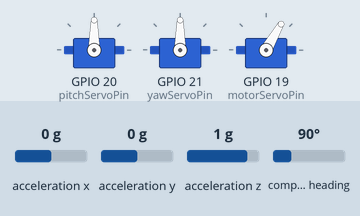
Simulated run of this sketch. Board: ESP32. Parts: 3 × servo. Inputs (shaded band) come from the test bench; at power-on: acceleration x 0 g, acceleration y 0 g, acceleration z 1 g, compass heading 90°. WiFi joins after 1.5 s; servers stay silent unless stated; no MQTT or app messages arrive unless stated; what the sketch prints to the serial monitor is not drawn.

Above: at 14.7 s.
14.8 s: acceleration x set to -1.4 g
At 16.0 s:
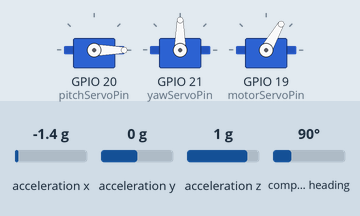
16.3 s: acceleration y set to -1.4 g
At 17.2 s:
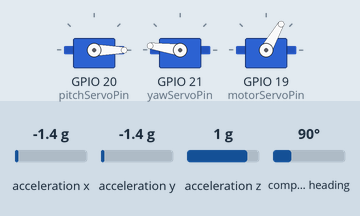
17.8 s: acceleration x set to -0.8 g
At 18.6 s:
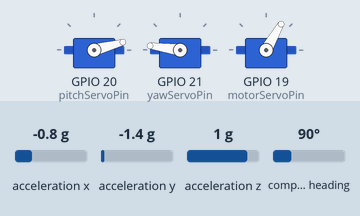
19.3 s: acceleration y set to 0 g
At 19.6 s:
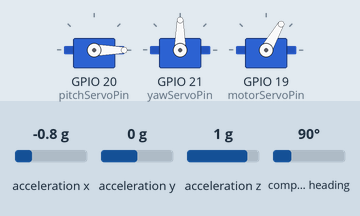
20.8 s: acceleration z set to 0.1 g
22.3 s: acceleration z set to -0.2 g
At 23.0 s:
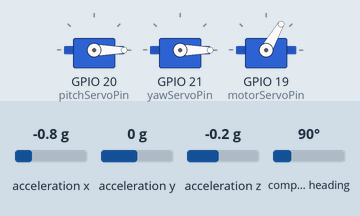
Timing chart, 0 to 24.8 s (numbered marks = the images above; inputs shaded):
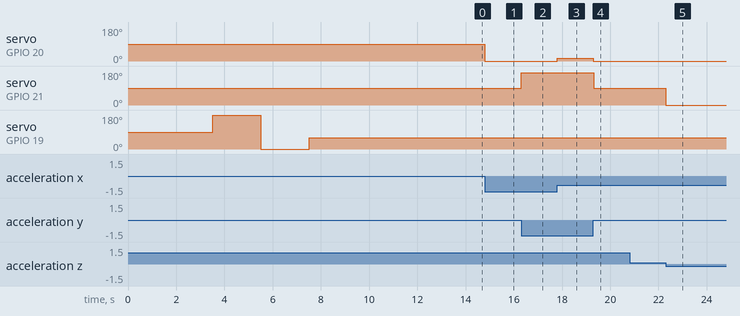

The sketch:

Control_attitudeMissile.ino
```cpp
#include "constant.h"
#include "IMU.h"

//MQTT libraries
#include <WiFi.h>
#include <PubSubClient.h>
#include <Wire.h>
//


// PID controllers for pitch and yaw
PID pitchController(Kp, Ki, Kd, saturation_upper, saturation_lower);
PID yawController(Kp, Ki, Kd, saturation_upper, saturation_lower);

// Servo controls for TVC (Thrust Vector Control)
servoTransfer pitchServoControl(pitchServoPin);
servoTransfer yawServoControl(yawServoPin);
servoTransfer motorServoControl(motorServoPin, "motor");

//MQTT

WiFiClient espClient;
PubSubClient client(espClient);
long lastMsg = 0;


//MQTT SSID/Password
const char* ssid = "Redmi Note 13";
const char* password = "ma221804*";
const char* mqtt_server = "192.168.246.111";
//

void setup() {

  Serial.begin(115200);

  // MQTT - setup

  setup_wifi();
  client.setServer(mqtt_server, 1883);
  client.setCallback(callback);


  // Set initial position of servos to neutral (0 degrees)
  // Set initial position of motor to neutral (0 degrees)
  pitchServoControl.move(0);
  yawServoControl.move(0);
  motorServoControl.configureESC();  // Configure the ESC

  // Set initial setpoints for motor

  //WARNING ALERT: at this point the motor is moving to the setpoint, be careful with the motor
  motorServoControl.moveMotor(60);  // Move motor to 180 degrees (Max RPM)

  delay(5000);  // Time for configuration/stabilization

// #####################  BNO configuration ################################

  Wire.begin(7, 6);  // Initialize I2C with GPIO 6 as SCL and GPIO 7 as SDA
  if(!bno.begin())
  {
    /* There was a problem detecting the BNO055 ... check your connections */
    Serial.print("Ooops, no BNO055 detected ... Check your wiring or I2C ADDR!");
    while(1);
  }
  delay(1000);
  /* Use external crystal for better accuracy */
  bno.setExtCrystalUse(true);

// #########################################################################

}

// #########################-MQTT - WIFI - SETUP#####################################

void setup_wifi() {
  delay(10);
  Serial.println();
  Serial.print("Connecting to ");
  Serial.println(ssid);

  WiFi.begin(ssid, password);

  while (WiFi.status() != WL_CONNECTED) {
    delay(500);
    Serial.print(".");
  }

  Serial.println("");
  Serial.println("WiFi connected");
  Serial.println("IP address: ");
  Serial.println(WiFi.localIP());
}

// #########################################################################

// #########################-MQTT - Callback - to recibe something#####################################

void callback(char* topic, byte* message, unsigned int length) {
  Serial.print("Message arrived on topic: ");
  Serial.print(topic);
  Serial.print(". Message: ");
  String messageTemp;

  // Combine incoming message bytes into a string
  for (int i = 0; i < length; i++) {
    Serial.print((char)message[i]);
    messageTemp += (char)message[i];
  }
  Serial.println();

  // Check if the message is for the motor control topic
  if (String(topic) == "esp32/motor") {
    int motorCommand = messageTemp.toInt(); // Convert the message to an integer
    if (motorCommand == 0) {
      motorServoControl.moveMotor(0); // Stop the motor, 1 deletion
      Serial.println("Motor turned OFF.");
    } else if (motorCommand == 1) {
      motorServoControl.moveMotor(80); // Start the motor (or adjust as needed)
      Serial.println("Motor turned ON.");
    } else {
      Serial.println("Invalid motor command. Use 0 (OFF) or 1 (ON).");
    }
  }


  if (String(topic) == "esp32/yawSP") {
    int yawCommand = messageTemp.toInt(); // Convert the message to an integer
    SP_yaw = yawCommand;
  }


  if (String(topic) == "esp32/pitchSP") {
    int pitchCommand = messageTemp.toInt(); // Convert the message to an integer
    SP_pitch = pitchCommand;
  }


}


// #########################################################################

// #########################-MQTT - reconnect ##################, 1 deletion###################

void reconnect() {
  while (!client.connected()) {
    Serial.print("Attempting MQTT connection...");
    if (client.connect("ESP32Client")) {
      Serial.println("connected");
      // Suscripciones a tópicos
      client.subscribe("esp32/yawActual");
      client.subscribe("esp32/pitchActual");

      // No sé si esto sea necesario para públicar el estado de los servos también xd
      //client.subscribe("esp32/servo1/state"); // Nuevo tópico
      //client.subscribe("esp32/servo2/state"); // Nuevo tópico

    } else {
      Serial.print("failed, rc=");
      Serial.print(client.state());
      Serial.println(" try again in 5 seconds");
    }
  }
}

// #########################################################################


void loop() {

   // Ensure MQTT connection
  if (!client.connected()) {
    reconnect();
  }
  client.loop();

  // Read current time
  long now = millis();


  // #############################################################################3

  // Read the current pitch and yaw angles (replace with actual sensor reading logic)
  sensors_event_t event;
  bno.getEvent(&event);

  float pitchAngle = ((float)event.orientation.y);
  float yawAngle = ((float)event.orientation.z);


// Perform periodic tasks every 1 second
  if (now - lastMsg > 1000) {
    lastMsg = now;

    // Read IMU sensor data

    // Publish IMU orientation data to MQTT topic
    String yawData = String(yawAngle);
    String pitchData = String(pitchAngle);

    client.publish("esp32/yawActual", yawData.c_str());
    client.publish("esp32/pitchActual", pitchData.c_str());

  }

  //Debug
  //Serial.print(F("Orientation: "));
  //Serial.print(360 - (float)event.orientation.x);
  //Serial.print(F(", "));
  //Serial.print(pitchAngle);
  //Serial.print(F(", "));
  //Serial.print(yawAngle);
  //Serial.println(F(""));

  //Serial.print("Pitch Angle: ");
  //Serial.print(pitchAngle);
  //Serial.print(", Yaw Angle: ");
  //Serial.println(yawAngle);

  //Serial.print(pitchAngle);
  //Serial.print(",");
  //Serial.println(yawAngle);


  //Update the time of the PID
  times[1] =  millis();
  DeltaT = times[1] - times[0];

  pitchController._h = DeltaT;
  yawController._h = DeltaT;

  // Calculate control signal for pitch and yaw using PID controllers
  u_pitch = pitchController.PID_iteration(SP_pitch, pitchAngle);  // SP - Y(t) for pitch
  u_yaw = yawController.PID_iteration(SP_yaw, yawAngle);          // SP - Y(t) for yaw


  Serial.print("U pitch: ");
  Serial.print(u_pitch);
  Serial.print(", U yaw: ");
  Serial.println(u_yaw);


  Serial.print(u_pitch);
  Serial.print(",");
  Serial.println(u_yaw);


  // Move servos based on PID outputs
  pitchServoControl.move(u_pitch);  // Move pitch servo
  yawServoControl.move(u_yaw);      // Move yaw servo

  //Serial.print(u_pitch);
  //Serial.println(F(""));
  //Serial.print(u_yaw);
  //Serial.println(F(""));

  // Optional: Add a small delay if needed (remove or adjust accordingly)
  //Delay();

  //Update the last time with the new time
  times[0] = times[1];

  //Serial.println(pitchController.e_proportional);
  //Serial.println(pitchController.e_derivative);
}
```

IMU.h
```cpp
#include <Wire.h>
#include <Adafruit_Sensor.h>
#include <Adafruit_BNO055.h>
#include <utility/imumaths.h>


#define BNO055_SAMPLERATE_DELAY_MS (100)
// Check I2C device address and correct line below (by default address is 0x29 or 0x28)
//                                   id, address
Adafruit_BNO055 bno = Adafruit_BNO055(55, 0x28);
```

PID.cpp
```cpp
#include "PID.h"
#include <Arduino.h>

 PID::PID(float Kp, float Ki, float Kd, float saturation_upper, float saturation_lower) {
    _Kp = Kp;  // _Kp is the class member, Kp is the parameter
    _Ki = Ki;
    _Kd = Kd;
    _saturation_upper = saturation_upper;
    _saturation_lower = saturation_lower;
    _SW = true;
}

float PID::PID_iteration(float SP, float actualValue){

  errors[2] = SP - actualValue;

  //Proportional error
  e_proportional =  errors[2];

  //Integrative for trapzoidal rule and check if the system is in anti-windup

  if (_SW){
  e_integrative = (_h)*(errors[1] + errors[2])/2;
  } else {
  e_integrative = 0;
  }

  //Integrative accumulation
  e_integrative_acumulation += e_integrative;

  //Derivative of 3 points backward
  e_derivative = (3*errors[2] - 4*errors[1] + errors[0])/(2*_h);

  //Action control
  u = _Kp*e_proportional + _Ki*e_integrative_acumulation + _Kd*e_derivative;

  //System of Anti-Windup
  if ( u > _saturation_upper || u < _saturation_lower ){
    _SW = false;
  } else {
    _SW = true;
  }

  //Saturation limits
  if ( u > _saturation_upper) {
    u = _saturation_upper;
  } else if (u < _saturation_lower) {
    u = _saturation_lower;
  }

  //Update errors
  errors[1] =  errors[2];
  errors[0] =  errors[1];

  return u ;

}
```

PID.h
```cpp
#ifndef PID_H
#define PID_H

//float e: error that enter to the PID algorithm
//float Kp, Ki, Kd: constant for the PID algorithm
//The algorotihm has a anti-windup and also anti kickup

class PID {

public:

    PID(float Kp, float Ki, float Kd, float saturation_upper, float saturation_lower);  // Constructor declaration

    float PID_iteration(float SP, float actualValue);  // Method declaration

    float _h;  //

    float e_proportional, e_integrative, e_derivative;

    float e_integrative_acumulation = 0;

private:

    float _Kp, _Ki, _Kd;    // Private variables to store PID constants
    float _saturation_upper, _saturation_lower;    // Private variable for saturation upper, lower
    float u; //control action
    bool _SW;
    float errors[3] =  {0, 0, 0}; //inital condition of errors array
                                   // index[0] = f_-2 , index[1] = f_-1 , index[2] = f_0
                                   // Where f is the function value at time (x)

};

#endif  // PID_H
```

constant.h
```cpp
#include "PID.h"
#include "servoTransfer.h"

float h = 0.1; //Delta time between measurements

float Kp = -3.0; // PID constant
float Ki = 0; // PID constant
float Kd = -2.5; // PID constant

int saturation_upper = 82;  //Saturarion of the action signal
int saturation_lower = -90; //Saturarion of the action signal

int SP_pitch = 0; // Setpoint (grades)
int SP_yaw = 0; // Setpoint (grades)

float u_pitch;  //control action
float u_yaw;  //control action

float pitchAngle; // Actual pitch (grades)
float yawAngle;   // Actual Yaw (grades)

int pitchServoPin = 20;
int yawServoPin = 21;
int motorServoPin = 19;

float times[2] = {0 , 0}; // Current time (t_n) and time at the instant before (t_(n-1))
float errors[3] =  {0, 0, 0}; //Inital condition of errors array

float DeltaT;
```

servoTransfer.cpp
```cpp
#include "servoTransfer.h"

//Constructor
servoTransfer::servoTransfer(int myServoPin, String servoName){

    if (servoName == "servo"){
        myServo.attach(myServoPin);
    }
    else  if (servoName == "motor"){
        myServo.attach(myServoPin, 1000, 2000);
    }
}

// Function to move the servo
void servoTransfer::move(float angle){
   _angle = angle;
   _angle = _angle + 90;
   myServo.write(_angle);
}

// Function to move the motor
void servoTransfer::moveMotor(float angleMotor){
   _angleMotor = angleMotor;
   myServo.write(_angleMotor);
}

// Function to configure the ESC
void servoTransfer::configureESC() {
  delay(2000);  // Wait for 2 seconds

  // Set ESC to maximum position
  myServo.write(180);  // Maximum throttle
  delay(2000);  // Wait for 2 seconds

  // Set ESC to minimum position
  myServo.write(0);  // Minimum throttle
  delay(2000);  // Wait for 2 seconds

}
```

servoTransfer.h
```cpp
#ifndef SERVOTRANSFER_H
#define SERVOTRANSFER_H

#include <ESP32Servo.h>  // Include the ESP32Servo library

class servoTransfer {
  public:
    // Constructor
    servoTransfer(int myServoPin, String servoName = "servo");

    // Method to move the servo
    void move(float angle);

    // Method to move the motor
    void moveMotor(float angleMotor);

    // Method to configure the ESC
    void configureESC();

  private:
    Servo myServo;    // Servo object
    float _angle;     // Stores the current angle
    float _angleMotor;  // Stores the current angle for the motor
};

#endif  // SERVOTRANSFER_H
```

Measured:
- the behaviour switches between 0 and -0.1 g on acceleration z (found by bisection; images 4 and 5)
- after the input at 14.8 s, servo on GPIO 20 (pitchServoPin): 90° → 0° at once
- after the input at 16.3 s, servo on GPIO 21 (yawServoPin): 90° → 172° at once
- after the input at 17.8 s, servo on GPIO 20 (pitchServoPin): 0° → 15° at once
- after the input at 19.3 s, servo on GPIO 20 (pitchServoPin): 15° → 0° at once; servo on GPIO 21 (yawServoPin): 172° → 90° at once
- after the input at 22.3 s, servo on GPIO 21 (yawServoPin): 90° → 0° at once
